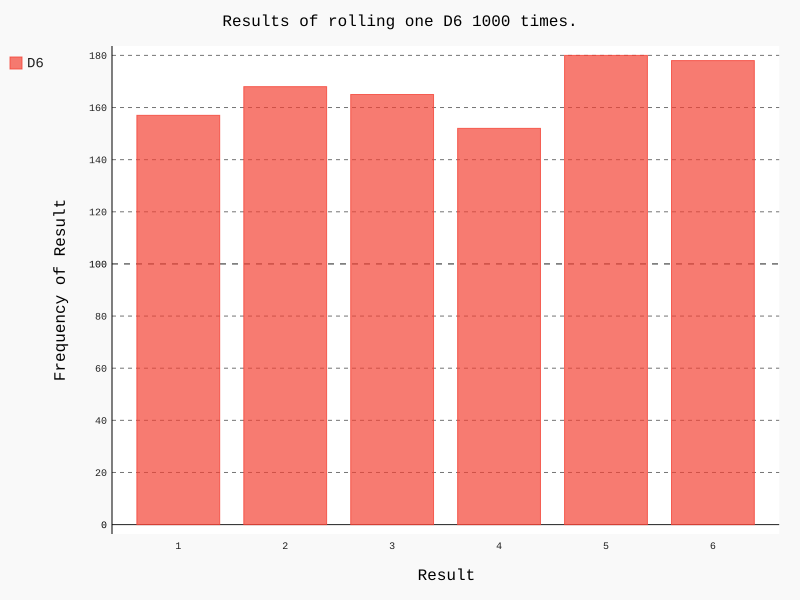

Write Python code to recreate this figure.
import pygal

from die import Die


# create a D6
die = Die()

# throw  dice several times and save the results in a list
results = []
for roll_num in range(1000):
    result = die.roll()
    results.append(result)

# analyse the results
frequencies = []
for value in range(1, die.num_sides+1):
    frequency = results.count(value)
    frequencies.append(frequency)

# set visible of the results
hist = pygal.Bar()

hist.title = "Results of rolling one D6 1000 times."
hist.x_labels = ['1', '2', '3', '4', '5', '6']
hist.x_title = "Result"
hist.y_title = "Frequency of Result"

hist.add('D6', frequencies)
hist.render_to_file('die_visual.svg')
